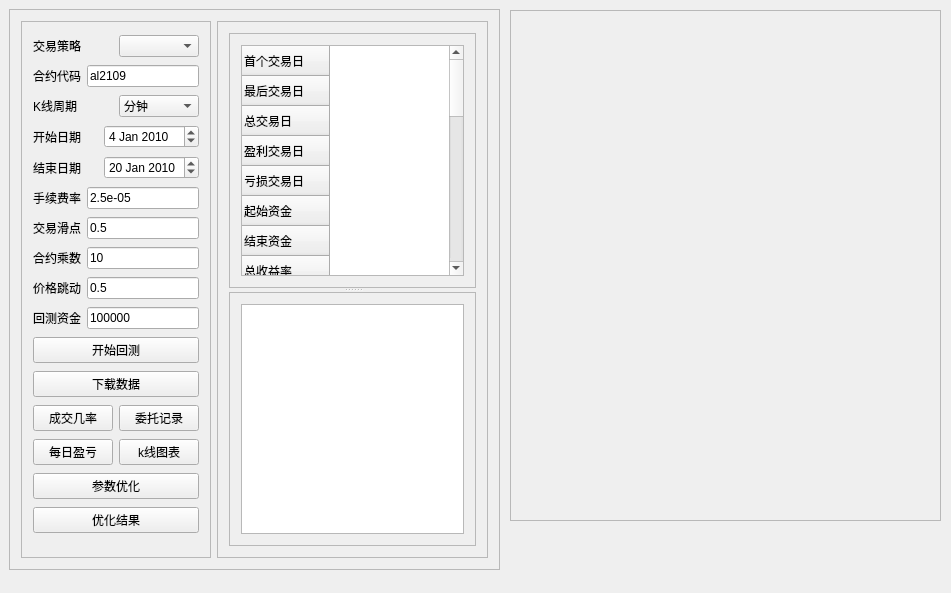
<?xml version="1.0" encoding="UTF-8"?>
<ui version="4.0">
 <class>BacktesterManager</class>
 <widget class="QWidget" name="BacktesterManager">
  <property name="geometry">
   <rect>
    <x>0</x>
    <y>0</y>
    <width>951</width>
    <height>593</height>
   </rect>
  </property>
  <property name="windowTitle">
   <string>CTA回测</string>
  </property>
  <widget class="QFrame" name="frame">
   <property name="geometry">
    <rect>
     <x>9</x>
     <y>9</y>
     <width>491</width>
     <height>561</height>
    </rect>
   </property>
   <property name="frameShape">
    <enum>QFrame::StyledPanel</enum>
   </property>
   <property name="frameShadow">
    <enum>QFrame::Raised</enum>
   </property>
   <layout class="QHBoxLayout" name="horizontalLayout_4">
    <item>
     <widget class="QFrame" name="frame_3">
      <property name="frameShape">
       <enum>QFrame::StyledPanel</enum>
      </property>
      <property name="frameShadow">
       <enum>QFrame::Raised</enum>
      </property>
      <layout class="QGridLayout" name="gridLayout_3">
       <item row="0" column="0">
        <layout class="QHBoxLayout" name="horizontalLayout">
         <item>
          <widget class="QLabel" name="label">
           <property name="text">
            <string>交易策略</string>
           </property>
          </widget>
         </item>
         <item>
          <widget class="QComboBox" name="comboBox"/>
         </item>
        </layout>
       </item>
       <item row="1" column="0">
        <layout class="QHBoxLayout" name="horizontalLayout_2">
         <item>
          <widget class="QLabel" name="label_2">
           <property name="text">
            <string>合约代码</string>
           </property>
          </widget>
         </item>
         <item>
          <widget class="QLineEdit" name="lineEdit_2">
           <property name="text">
            <string>al2109</string>
           </property>
          </widget>
         </item>
        </layout>
       </item>
       <item row="2" column="0">
        <layout class="QHBoxLayout" name="horizontalLayout_7">
         <item>
          <widget class="QLabel" name="label_7">
           <property name="text">
            <string>K线周期</string>
           </property>
          </widget>
         </item>
         <item>
          <widget class="QComboBox" name="comboBox_2">
           <item>
            <property name="text">
             <string>分钟</string>
            </property>
           </item>
           <item>
            <property name="text">
             <string>小时</string>
            </property>
           </item>
           <item>
            <property name="text">
             <string>天</string>
            </property>
           </item>
          </widget>
         </item>
        </layout>
       </item>
       <item row="3" column="0">
        <layout class="QHBoxLayout" name="horizontalLayout_8">
         <item>
          <widget class="QLabel" name="label_8">
           <property name="text">
            <string>开始日期</string>
           </property>
          </widget>
         </item>
         <item>
          <widget class="QDateEdit" name="dateEdit">
           <property name="dateTime">
            <datetime>
             <hour>0</hour>
             <minute>0</minute>
             <second>0</second>
             <year>2010</year>
             <month>1</month>
             <day>4</day>
            </datetime>
           </property>
          </widget>
         </item>
        </layout>
       </item>
       <item row="4" column="0">
        <layout class="QHBoxLayout" name="horizontalLayout_11">
         <item>
          <widget class="QLabel" name="label_11">
           <property name="text">
            <string>结束日期</string>
           </property>
          </widget>
         </item>
         <item>
          <widget class="QDateEdit" name="dateEdit_2">
           <property name="dateTime">
            <datetime>
             <hour>0</hour>
             <minute>0</minute>
             <second>0</second>
             <year>2010</year>
             <month>1</month>
             <day>20</day>
            </datetime>
           </property>
          </widget>
         </item>
        </layout>
       </item>
       <item row="5" column="0">
        <layout class="QHBoxLayout" name="horizontalLayout_10">
         <item>
          <widget class="QLabel" name="label_10">
           <property name="text">
            <string>手续费率</string>
           </property>
          </widget>
         </item>
         <item>
          <widget class="QLineEdit" name="lineEdit_10">
           <property name="text">
            <string>2.5e-05</string>
           </property>
          </widget>
         </item>
        </layout>
       </item>
       <item row="6" column="0">
        <layout class="QHBoxLayout" name="horizontalLayout_9">
         <item>
          <widget class="QLabel" name="label_9">
           <property name="text">
            <string>交易滑点</string>
           </property>
          </widget>
         </item>
         <item>
          <widget class="QLineEdit" name="lineEdit_9">
           <property name="text">
            <string>0.5</string>
           </property>
          </widget>
         </item>
        </layout>
       </item>
       <item row="7" column="0">
        <layout class="QHBoxLayout" name="horizontalLayout_12">
         <item>
          <widget class="QLabel" name="label_12">
           <property name="text">
            <string>合约乘数</string>
           </property>
          </widget>
         </item>
         <item>
          <widget class="QLineEdit" name="lineEdit_12">
           <property name="text">
            <string>10</string>
           </property>
          </widget>
         </item>
        </layout>
       </item>
       <item row="8" column="0">
        <layout class="QHBoxLayout" name="horizontalLayout_13">
         <item>
          <widget class="QLabel" name="label_13">
           <property name="text">
            <string>价格跳动</string>
           </property>
          </widget>
         </item>
         <item>
          <widget class="QLineEdit" name="lineEdit_13">
           <property name="text">
            <string>0.5</string>
           </property>
          </widget>
         </item>
        </layout>
       </item>
       <item row="9" column="0">
        <layout class="QHBoxLayout" name="horizontalLayout_14">
         <item>
          <widget class="QLabel" name="label_14">
           <property name="text">
            <string>回测资金</string>
           </property>
          </widget>
         </item>
         <item>
          <widget class="QLineEdit" name="lineEdit_14">
           <property name="text">
            <string>100000</string>
           </property>
          </widget>
         </item>
        </layout>
       </item>
       <item row="10" column="0">
        <widget class="QPushButton" name="pushButton">
         <property name="text">
          <string>开始回测</string>
         </property>
        </widget>
       </item>
       <item row="11" column="0">
        <widget class="QPushButton" name="pushButton_2">
         <property name="text">
          <string>下载数据</string>
         </property>
        </widget>
       </item>
       <item row="12" column="0">
        <layout class="QHBoxLayout" name="horizontalLayout_15">
         <item>
          <widget class="QPushButton" name="pushButton_4">
           <property name="text">
            <string>成交几率</string>
           </property>
          </widget>
         </item>
         <item>
          <widget class="QPushButton" name="pushButton_3">
           <property name="text">
            <string>委托记录</string>
           </property>
          </widget>
         </item>
        </layout>
       </item>
       <item row="13" column="0">
        <layout class="QHBoxLayout" name="horizontalLayout_16">
         <item>
          <widget class="QPushButton" name="pushButton_5">
           <property name="text">
            <string>每日盈亏</string>
           </property>
          </widget>
         </item>
         <item>
          <widget class="QPushButton" name="pushButton_6">
           <property name="text">
            <string>k线图表</string>
           </property>
          </widget>
         </item>
        </layout>
       </item>
       <item row="14" column="0">
        <widget class="QPushButton" name="pushButton_7">
         <property name="text">
          <string>参数优化</string>
         </property>
        </widget>
       </item>
       <item row="15" column="0">
        <widget class="QPushButton" name="pushButton_8">
         <property name="text">
          <string>优化结果</string>
         </property>
        </widget>
       </item>
      </layout>
     </widget>
    </item>
    <item>
     <widget class="QFrame" name="frame_4">
      <property name="frameShape">
       <enum>QFrame::StyledPanel</enum>
      </property>
      <property name="frameShadow">
       <enum>QFrame::Raised</enum>
      </property>
      <layout class="QGridLayout" name="gridLayout_4">
       <item row="0" column="0">
        <widget class="QSplitter" name="splitter_4">
         <property name="orientation">
          <enum>Qt::Vertical</enum>
         </property>
         <widget class="QFrame" name="frame_5">
          <property name="frameShape">
           <enum>QFrame::StyledPanel</enum>
          </property>
          <property name="frameShadow">
           <enum>QFrame::Raised</enum>
          </property>
          <layout class="QVBoxLayout" name="verticalLayout">
           <item>
            <widget class="QTableWidget" name="tableWidget">
             <row>
              <property name="text">
               <string>首个交易日</string>
              </property>
             </row>
             <row>
              <property name="text">
               <string>最后交易日</string>
              </property>
             </row>
             <row>
              <property name="text">
               <string>总交易日</string>
              </property>
             </row>
             <row>
              <property name="text">
               <string>盈利交易日</string>
              </property>
             </row>
             <row>
              <property name="text">
               <string>亏损交易日</string>
              </property>
             </row>
             <row>
              <property name="text">
               <string>起始资金</string>
              </property>
             </row>
             <row>
              <property name="text">
               <string>结束资金</string>
              </property>
             </row>
             <row>
              <property name="text">
               <string>总收益率</string>
              </property>
             </row>
             <row>
              <property name="text">
               <string>年化收益</string>
              </property>
             </row>
             <row>
              <property name="text">
               <string>最大回撤</string>
              </property>
             </row>
             <row>
              <property name="text">
               <string>百分比最大回撤</string>
              </property>
             </row>
             <row>
              <property name="text">
               <string>总盈亏</string>
              </property>
             </row>
             <row>
              <property name="text">
               <string>总手续费</string>
              </property>
             </row>
             <row>
              <property name="text">
               <string>总滑点</string>
              </property>
             </row>
             <row>
              <property name="text">
               <string>总成交金额</string>
              </property>
             </row>
             <row>
              <property name="text">
               <string>总成交笔数</string>
              </property>
             </row>
             <row>
              <property name="text">
               <string>日均盈亏</string>
              </property>
             </row>
             <row>
              <property name="text">
               <string>日均手续费</string>
              </property>
             </row>
             <row>
              <property name="text">
               <string>日均滑点</string>
              </property>
             </row>
             <row>
              <property name="text">
               <string>日均成交金额</string>
              </property>
             </row>
             <row>
              <property name="text">
               <string>日均成交笔数</string>
              </property>
             </row>
             <row>
              <property name="text">
               <string>日均收益率</string>
              </property>
             </row>
             <row>
              <property name="text">
               <string>收益标准差</string>
              </property>
             </row>
             <row>
              <property name="text">
               <string>Sharpe Ratio</string>
              </property>
             </row>
             <row>
              <property name="text">
               <string>收益回撤比</string>
              </property>
             </row>
            </widget>
           </item>
          </layout>
         </widget>
         <widget class="QFrame" name="frame_6">
          <property name="frameShape">
           <enum>QFrame::StyledPanel</enum>
          </property>
          <property name="frameShadow">
           <enum>QFrame::Raised</enum>
          </property>
          <layout class="QGridLayout" name="gridLayout">
           <item row="0" column="0">
            <widget class="QTextEdit" name="textEdit"/>
           </item>
          </layout>
         </widget>
        </widget>
       </item>
      </layout>
     </widget>
    </item>
   </layout>
  </widget>
  <widget class="QFrame" name="frame_2">
   <property name="geometry">
    <rect>
     <x>510</x>
     <y>10</y>
     <width>431</width>
     <height>511</height>
    </rect>
   </property>
   <property name="frameShape">
    <enum>QFrame::StyledPanel</enum>
   </property>
   <property name="frameShadow">
    <enum>QFrame::Raised</enum>
   </property>
   <layout class="QVBoxLayout" name="verticalLayout_2">
    <item>
     <widget class="QCustomPlot" name="widget" native="true"/>
    </item>
    <item>
     <widget class="QCustomPlot" name="widget_2" native="true"/>
    </item>
    <item>
     <widget class="QCustomPlot" name="widget_3" native="true"/>
    </item>
    <item>
     <widget class="QCustomPlot" name="widget_4" native="true"/>
    </item>
   </layout>
  </widget>
 </widget>
 <layoutdefault spacing="6" margin="11"/>
 <customwidgets>
  <customwidget>
   <class>QCustomPlot</class>
   <extends>QWidget</extends>
   <header>qcustomplot.h</header>
   <container>1</container>
  </customwidget>
 </customwidgets>
 <resources/>
 <connections>
  <connection>
   <sender>pushButton</sender>
   <signal>clicked()</signal>
   <receiver>BacktesterManager</receiver>
   <slot>startBacktest_clicked()</slot>
   <hints>
    <hint type="sourcelabel">
     <x>151</x>
     <y>394</y>
    </hint>
    <hint type="destinationlabel">
     <x>324</x>
     <y>-17</y>
    </hint>
   </hints>
  </connection>
  <connection>
   <sender>pushButton_6</sender>
   <signal>clicked()</signal>
   <receiver>BacktesterManager</receiver>
   <slot>kchart_clicked()</slot>
   <hints>
    <hint type="sourcelabel">
     <x>164</x>
     <y>480</y>
    </hint>
    <hint type="destinationlabel">
     <x>232</x>
     <y>594</y>
    </hint>
   </hints>
  </connection>
 </connections>
 <slots>
  <slot>startBacktest_clicked()</slot>
  <slot>kchart_clicked()</slot>
 </slots>
</ui>
